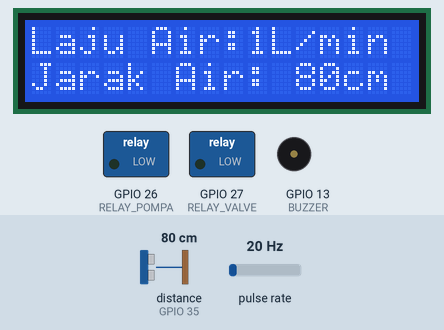
Bench run of a sketch on a simulated ESP32. Parts: 16×2 character LCD, switched loads named in the sketch (green lamp = pin HIGH), buzzer (waves = sounding, pin HIGH). Wiring (inferred from the names in the program): ultrasonic range finder: trigger GPIO 34; echo GPIO 35; pulse sensor: data GPIO 18. The inputs (shaded band) are chosen by the test bench; at power-on: distance to the obstacle (sensor on GPIO 35) 80 cm, pulse rate 20 Hz. The echo pulse lasts 58.3 µs per cm; WiFi joins after 1.5 s; servers stay silent unless stated; pins used as bus, display or sensor lines are not drawn; what the sketch prints to the serial monitor is not drawn.

Above: at 3.0 s.
3.1 s: distance to the obstacle (sensor on GPIO 35) set to 2 cm
At 4.4 s:
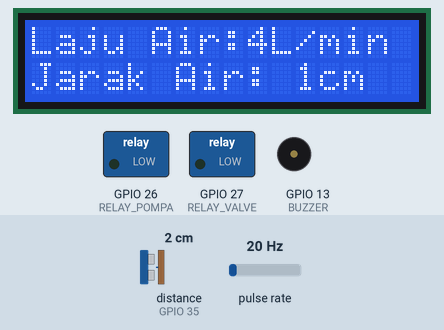
6.2 s: distance to the obstacle (sensor on GPIO 35) set to 130 cm
At 7.7 s:
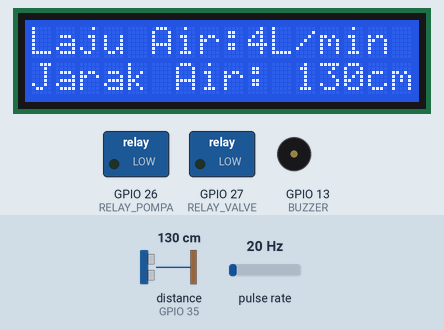
8.3 s: distance to the obstacle (sensor on GPIO 35) set to 140 cm
At 10.0 s:
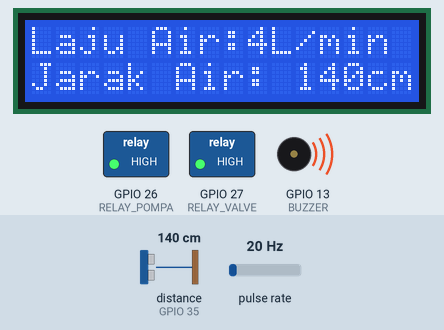
11.4 s: distance to the obstacle (sensor on GPIO 35) set to 4 cm
At 14.0 s:
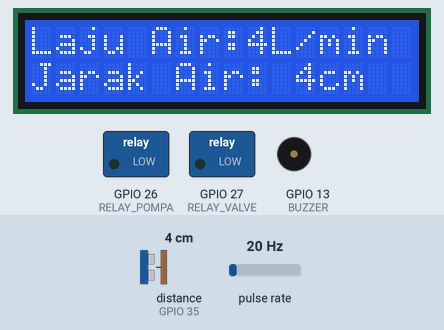
14.5 s: pulse rate (sensor on GPIO 18) set to 4 Hz
At 16.6 s:
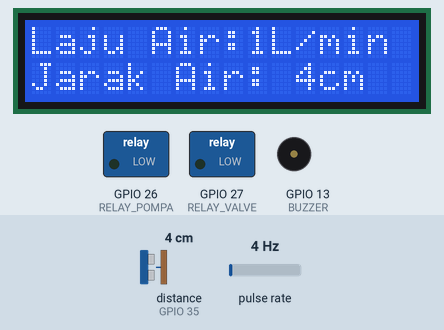
17.2 s: pulse rate (sensor on GPIO 18) set to 50 Hz
At 18.7 s:
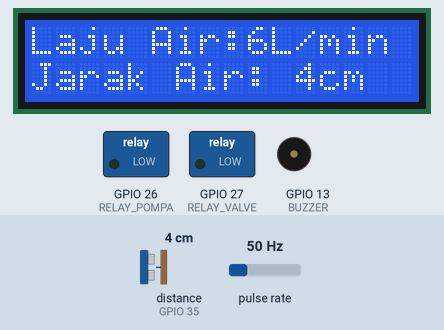
Timing chart, 0 to 20.2 s (numbered marks = the images above; inputs shaded):
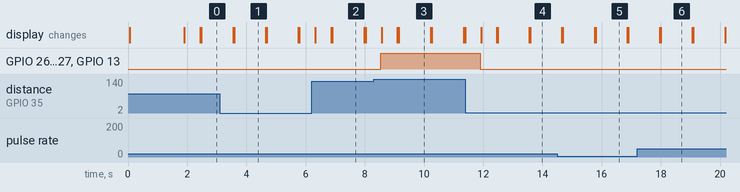

The sketch:

monitoring_water_level_berbasis_blynk.ino
```cpp
#include <Wire.h>
#include <LiquidCrystal_I2C.h>
#include <WiFi.h>
#include <WiFiClient.h>
#include <BlynkSimpleEsp32.h>

BlynkTimer timer;

LiquidCrystal_I2C lcd(0x27, 16,2);

char ssid[] = "Shafana kost";
char pass[] = "Nantidulu-123";

//char ssid[] = "ML LUTFI";
//char pass[] = "okmaju6571";

#define BLYNK_TEMPLATE_ID "TMPL6ZmqinD9s"
#define BLYNK_TEMPLATE_NAME "Quickstart Template"
#define BLYNK_AUTH_TOKEN "ZAuCmoxhVNMOfkM4OAceSryWexQTMlir"

#define SENSOR      18
#define TRIG_PIN    34
#define ECHO_PIN    35
#define RELAY_POMPA 26
#define RELAY_VALVE 27
#define BUZZER      13

long currentMillis = 0;
long previousMillis = 0;
int interval = 1000;
boolean ledState = LOW;
float calibrationFactor = 4.5;
volatile byte pulseCount;
byte pulse1Sec = 0;
float flowRate;
unsigned int flowMilliLitres;
unsigned long totalMilliLitres;
long duration_us, distance_cm;

int ko_pompa; //kondisi pompa
int ko_valve; //kondisi valve

void IRAM_ATTR pulseCounter(){
  pulseCount++;
}

void setup() {
  Serial.begin(115200);
  lcd.init();
  lcd.backlight();

  Blynk.begin(BLYNK_AUTH_TOKEN, ssid, pass);

  pinMode(SENSOR, INPUT_PULLUP);
  pinMode(TRIG_PIN, OUTPUT);
  pinMode(ECHO_PIN, INPUT);
  pinMode(RELAY_POMPA, OUTPUT);
  pinMode(BUZZER, OUTPUT);
  pinMode(RELAY_VALVE, OUTPUT);

  pulseCount = 0;
  flowRate = 0;
  flowMilliLitres = 0;
  totalMilliLitres = 0;
  previousMillis = 0;

  timer.setInterval(1000L, myTimerEvent);
  attachInterrupt(digitalPinToInterrupt(SENSOR), pulseCounter, FALLING);
}

void loop() {
  Blynk.run();
  timer.run();
  //ULTRASONIK
  digitalWrite(TRIG_PIN, LOW);
  delayMicroseconds(2);
  digitalWrite(TRIG_PIN,HIGH);
  delayMicroseconds(10);
  digitalWrite(TRIG_PIN,LOW);
  duration_us = pulseIn(ECHO_PIN, HIGH);
  distance_cm = (duration_us/2)/29.1;
  if (distance_cm <= 25){
    digitalWrite(RELAY_POMPA, LOW);
    digitalWrite(RELAY_VALVE, LOW);
    ko_pompa=0;
    ko_valve=0;
    digitalWrite(BUZZER, LOW);
    lcd.setCursor(0,3);
    lcd.print("    LEVEL 3!    ");
    Blynk.logEvent("kondisi_tandon","Penuh");}
  else if (distance_cm > 25 && distance_cm <= 70){
    digitalWrite(BUZZER, LOW);
    lcd.setCursor(0,3);
    lcd.print("    LEVEL 2!    ");}
  else if (distance_cm > 70 && distance_cm <= 135){
    digitalWrite(BUZZER, LOW);
    lcd.setCursor(0,3);
    lcd.print("    LEVEL 1!    ");}
  else if(distance_cm > 135){
    digitalWrite(RELAY_POMPA, HIGH);
    digitalWrite(RELAY_VALVE, HIGH);
    digitalWrite(BUZZER, HIGH);
    ko_pompa=1;
    ko_valve=1;
    lcd.setCursor(0,3);
    lcd.print("    KOSONG!!    ");
    Blynk.logEvent("kondisi_tandon","Kosong");}

  Serial.print("distance: ");
  Serial.print(distance_cm);
  Serial.println(" cm");
  lcd.setCursor(0,1);
  lcd.print("Jarak Air: ");
  lcd.print(distance_cm);
  lcd.println("cm   ");
  delay(500);

  //FLOW SENSOR
  currentMillis = millis();
  if (currentMillis - previousMillis > interval){
    pulse1Sec = pulseCount;
    pulseCount = 0;
    flowRate = ((1000.0 / (millis() - previousMillis)) *pulse1Sec) / calibrationFactor;
    previousMillis = millis();
    flowMilliLitres = (flowRate / 60) *1000;
    totalMilliLitres += flowMilliLitres;
    Serial.print("Flow Rate: ");
    Serial.print(int(flowRate));
    Serial.print("L/min");
    Serial.print("\t");
    lcd.setCursor(0,0);
    lcd.print("Laju Air:");
    lcd.print(int(flowRate));
    lcd.print("L/min ");

    Serial.print("Total Air: ");
    Serial.print("totalMilliLitres");
    Serial.print("mL / ");
    Serial.print(totalMilliLitres / 1000);
    Serial.print("L");
    lcd.setCursor(0,2);
    lcd.print("Total Air: ");
    lcd.print(totalMilliLitres / 1000);
    lcd.print("L   ");
  }
}

void myTimerEvent()
{
 Serial.print("kondisi pompa:");
 Serial.println(ko_pompa);
 Serial.print("kondisi valve");
 Serial.println(ko_valve);
 Blynk.virtualWrite(V0,distance_cm);
 Blynk.virtualWrite(V1,totalMilliLitres/1000);
 Blynk.virtualWrite(V2,ko_pompa);
 Blynk.virtualWrite(V3,ko_valve);

}
```

Measured:
- the behaviour switches between 135 and 136 cm on distance to the obstacle (sensor on GPIO 35) (found by bisection; images 2 and 3)
- after the input at 3.1 s, the display: first differs from a run without the input after 0.48 s (image 1)
- after the input at 6.2 s, the display: changes after 0.13 s (image 2)
- after the input at 8.3 s, GPIO 26 (RELAY_POMPA), GPIO 27 (RELAY_VALVE), GPIO 13 (BUZZER): LOW → HIGH after 0.24 s; the display: changes after 0.27 s (image 3)
- after the input at 11.4 s, GPIO 26 (RELAY_POMPA), GPIO 27 (RELAY_VALVE), GPIO 13 (BUZZER): HIGH → LOW after 0.49 s; the display: changes after 0.53 s (image 4)
- after the input at 14.5 s, the display: first differs from a run without the input after 1.3 s (image 5 shows a later state)
- what the display in image 1 shows lasts 1.1 s, from 3.6 s to 4.7 s
